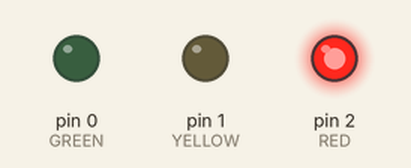
The sketch below on a simulated Arduino Uno, built with avr-gcc and run on an emulated ATmega328P. On the bench: output pins drawn as LEDs (lit = HIGH).

Above: at 5.0 s.
At 15.0 s:
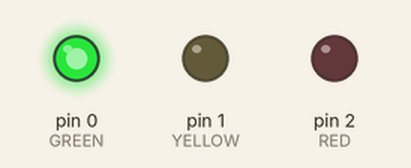
At 21.5 s:
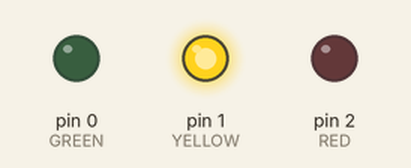
Timing chart, 0 to 29.9 s (numbered marks = the images above):
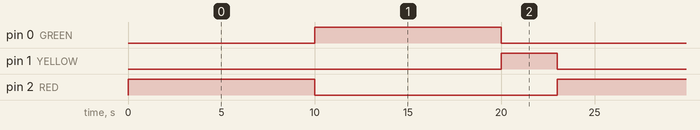

The sketch:

simple_tlc.ino
```cpp
// pin assignment of LEDs
// Color RED will be connected to pin 2 and so on
const int RED    = 2;
const int YELLOW = 1;
const int GREEN  = 0;

void setup() {
  // put your setup code here, to run once:
  pinMode(GREEN, OUTPUT);
  pinMode(YELLOW, OUTPUT);
  pinMode(RED, OUTPUT);
}

void loop() {
  // put your main code here, to run repeatedly:

  // RED is ON
  digitalWrite(RED, HIGH);
  digitalWrite(YELLOW, LOW);
  digitalWrite(GREEN, LOW);
  // Wait fo 10s
  delay(10000);

  // GREEN is ON
  digitalWrite(RED, LOW);
  digitalWrite(YELLOW, LOW);
  digitalWrite(GREEN, HIGH);
  // wait 10s
  delay(10000);

  // YELLOW is ON
  digitalWrite(RED, LOW);
  digitalWrite(YELLOW, HIGH);
  digitalWrite(GREEN, LOW);
  // wait 3s
  delay(3000);
}
```

Measured:
- by itself, pin 0 (GREEN), pin 2 (RED): alternates HIGH for 10.0 s and LOW for 13.0 s
- by itself, pin 1 (YELLOW): alternates HIGH for 3.0 s and LOW for 20.0 s
- by itself, everything shown: repeats every 23.0 s, in 3 steps
